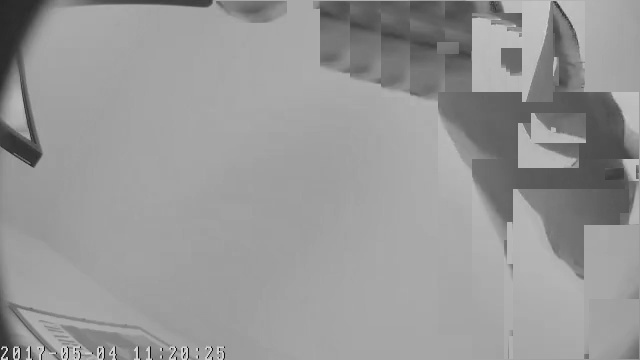
#> input picture img/20170504112034-objects.jpg, 640 x 360 px
$ python mike-undist.py img/20170504112034-objects.jpg
#> lines starting #> are read from the running program, lines starting #| are printed output that depends on the picture; pictures that were not available may be replaced by others from this repository, and a replacement may not be noted
#!/usr/bin/python3

import numpy as np
import cv2
import sys
import math

#input:
#    strength as floating point >= 0.  0 = no change, high numbers equal stronger correction.
#    zoom as floating point >= 1.  (1 = no change in zoom)

#algorithm:


def undistort(file):
#> called with file = 'img/20170504112034-objects.jpg'
   img_cv = cv2.imread(file,1)
#> img_cv is the input picture: shape (360, 640, 3); min 7, max 219, mean 151.5
   h = img_cv.shape[0]
#> h = 360
   w = img_cv.shape[1]
#> w = 640
   base_file = file.replace(".jpg", "-base.jpg")
   print("1st IMG ", img_cv.shape)
#| 1st IMG  (360, 640, 3)

   base_size = h+200,w+200,3
#> base_size = (560, 840, 3)
   base = np.zeros(base_size,dtype=np.uint8)
   base[100:h+100,100:w+100]=img_cv
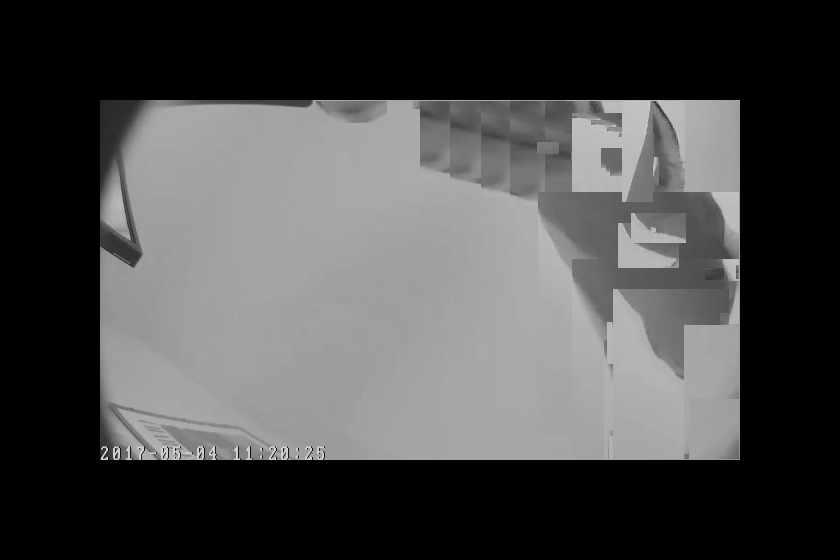
#> base: shape (560, 840, 3); min 0, max 219, mean 74.2
   cv2.imwrite(base_file, base)

   # plate img
   plate_file = file.replace(".jpg", "-distplot.png")
   plate_img_cv = cv2.imread(plate_file,1)
   plate_base = np.zeros(base_size,dtype=np.uint8)
   plate_base[100:h+100,100:w+100]=plate_img_cv


   print("Plate Img Size", plate_img_cv.shape)
#| Plate Img Size (360, 640, 3)
   print("Plate Base Size", plate_base.shape)
#| Plate Base Size (560, 840, 3)

   img_cv = cv2.imread(base_file,1)
#> img_cv: shape (560, 840, 3); min 0, max 223, mean 74.2
   h = img_cv.shape[0]
#> h = 560
   w = img_cv.shape[1]
#> w = 840

   print("2nd IMG ", img_cv.shape)
#| 2nd IMG  (560, 840, 3)


   img_cv_new = np.zeros((h,w,3), np.uint8)
   out_file = file.replace(".jpg", "-und.jpg")
   half_w = w / 2
#> half_w = 420
   half_h = h / 2
#> half_h = 280
   half_w = half_w + 120
#> half_w = 540
   half_h_ = half_h
#> half_h_ = 280
   strength = 1.8
   zoom = 1
   correctionRadius = math.sqrt(w ** 2 + h ** 2) / strength
#> correctionRadius = 560.9

   for x in range(0,w-1):
      #print (w-1,x)
      for y in range(0,h-1):
         #print (h-1,y)
         newX = x - half_w
         newY = y - half_h

         distance = math.sqrt(newX ** 2 + newY ** 2)
         r = distance / correctionRadius

         if r == 0:
            theta = 1
         else:
            theta = math.atan(r) / r

         sourceX = half_w + theta * newX * zoom
         sourceY = half_h + theta * newY * zoom

         sourceX = int(float(sourceX))
         sourceY = int(float(sourceY))

         #set color of pixel (x, y) to color of source image pixel at (sourceX, sourceY)
         newX = int(float(newX))
         newY = int(float(newY))
         if sourceY > h-1:
            sourceY = h-1
         if sourceX > w-1:
            sourceX = w-1
         if newX % 1000 == 0:
            print ("NEW X,Y", x,y)
            print ("SOURCEX,Y", sourceX,sourceY)
         # [4 lines of commented-out code are left out]
         img_cv_new[y,x] = img_cv[sourceY,sourceX]
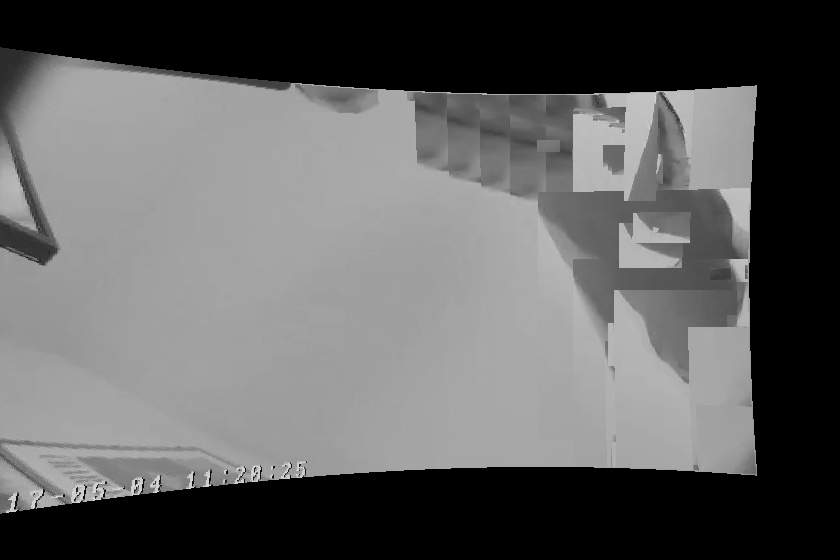
#> img_cv_new: shape (560, 840, 3); min 0, max 221, mean 97.3
   print ("SHAPE1: ", img_cv_new.shape)
   print ("SHAPE2: ", plate_base.shape)
   blend = cv2.addWeighted(img_cv_new, .7, plate_base, .3,0)
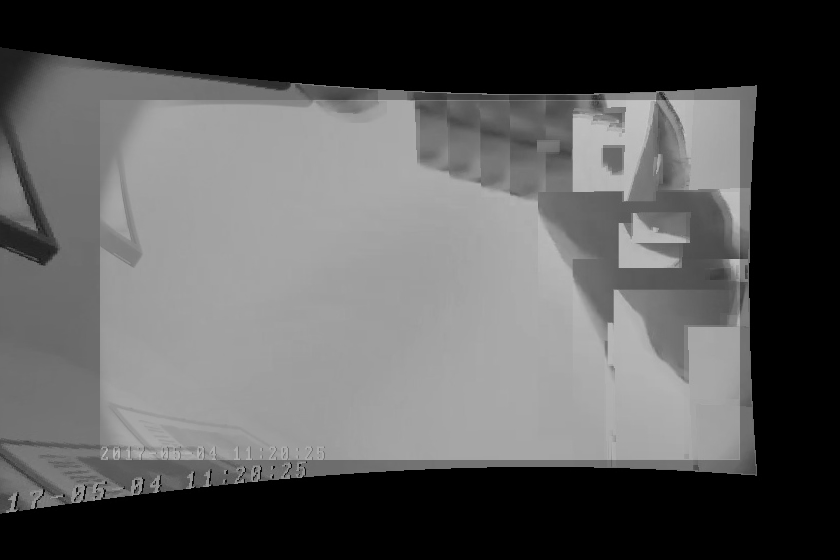
#> blend: shape (560, 840, 3); min 0, max 203, mean 90.4
   #cv2.imwrite(out_file, blend)
   cv2.imwrite(out_file, img_cv_new)

file = sys.argv[1]
undistort(file)

$ run again, on img/20170504212049-objects.jpg
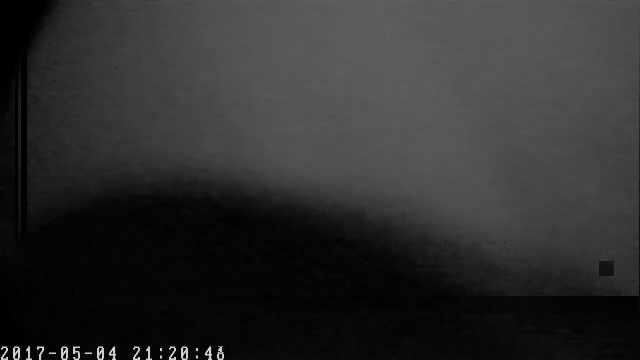
#> input picture img/20170504212049-objects.jpg, 640 x 360 px
#> in undistort, img_cv is the input picture: shape (360, 640, 3); min 0, max 220, mean 46.2
#| 1st IMG  (360, 640, 3)
#> in undistort, `base[100:h+100,100:w+100]=img_cv`:
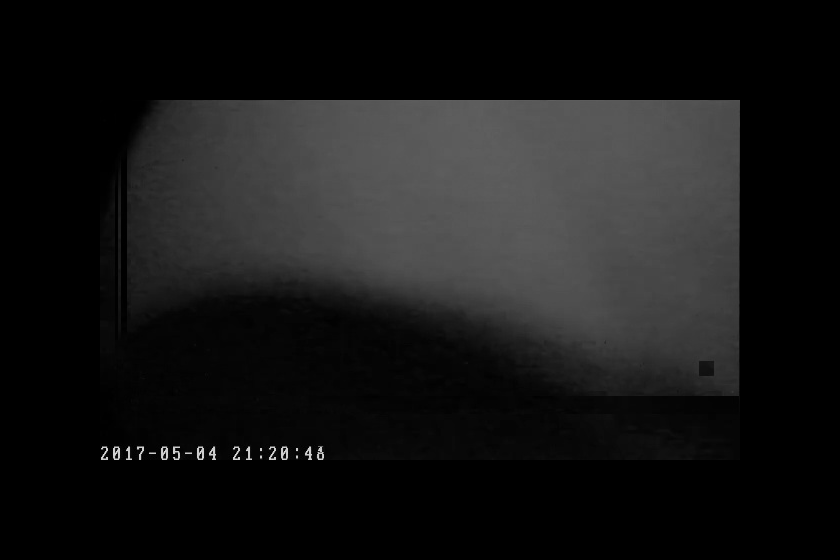
#> base: shape (560, 840, 3); min 0, max 220, mean 22.6
#| Plate Img Size (360, 640, 3)
#| Plate Base Size (560, 840, 3)
#> img_cv: shape (560, 840, 3)
#| 2nd IMG  (560, 840, 3)
#> after the loop in undistort, `for x in range(0,w-1):`:
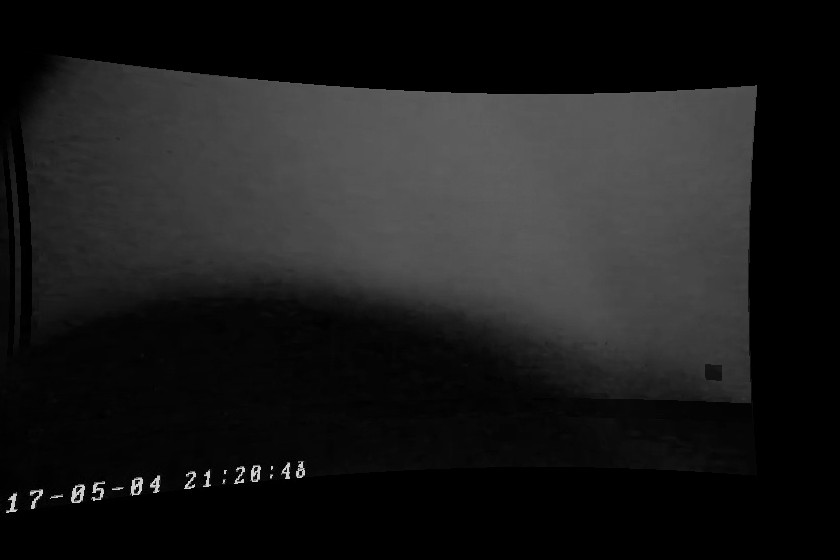
#> img_cv_new: shape (560, 840, 3); min 0, max 223, mean 27.8
